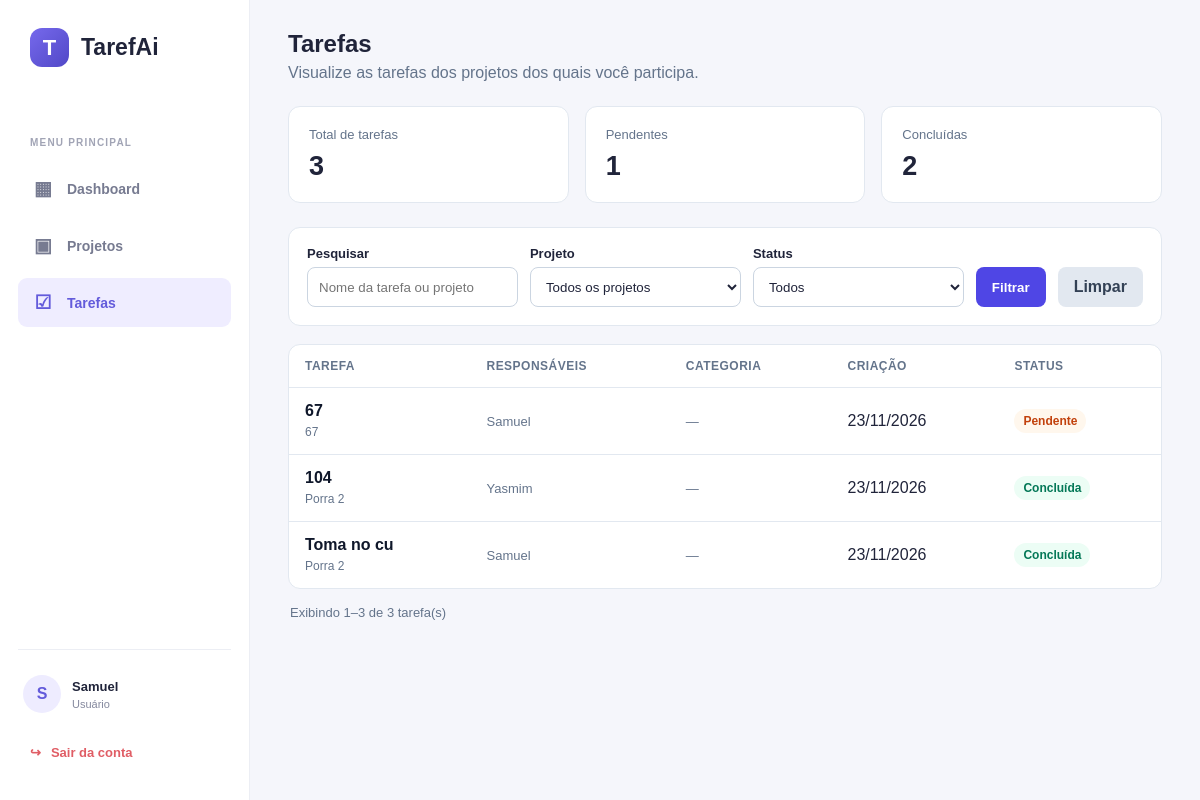
The page /pages/tarefas.php (signed in) on the database its author committed.
### tables this page shows
CREATE TABLE `tarefas` (
  `id` int(11) NOT NULL AUTO_INCREMENT,
  `id_projeto` int(11) NOT NULL,
  `nome` varchar(180) NOT NULL,
  `criado_em` datetime NOT NULL DEFAULT current_timestamp(),
  `completo_em` datetime DEFAULT NULL,
  `fechado_em` datetime DEFAULT NULL,
  PRIMARY KEY (`id`),
  KEY `id_projeto` (`id_projeto`),
  CONSTRAINT `tarefas_ibfk_1` FOREIGN KEY (`id_projeto`) REFERENCES `projetos` (`id`) ON DELETE CASCADE
);

CREATE TABLE `projetos` (
  `id` int(11) NOT NULL AUTO_INCREMENT,
  `nome` varchar(150) NOT NULL,
  `id_usuario_criador` int(11) NOT NULL,
  PRIMARY KEY (`id`),
  KEY `id_usuario_criador` (`id_usuario_criador`),
  CONSTRAINT `projetos_ibfk_1` FOREIGN KEY (`id_usuario_criador`) REFERENCES `usuarios` (`id`)
);

### pages/tarefas.php (the view, shortened to what this page needs)
<?php
require_once $_SERVER['DOCUMENT_ROOT'] . '/TarefAi/lib/database/connection.php';
$usuarioId = (int) $_SESSION['usuario_id'];
function tarefasEscapar($valor): string
{
    return htmlspecialchars((string) $valor, ENT_QUOTES, 'UTF-8');
}
function tarefasData(?string $data): string
{
    try {
        return (new DateTime($data))->format('d/m/Y');
    } catch (Throwable $e) {
        return '—';
    }
}
$busca = trim((string) ($_GET['busca'] ?? ''));
$status = (string) ($_GET['status'] ?? 'todas');
$projetoFiltro = filter_input(INPUT_GET, 'projeto', FILTER_VALIDATE_INT);
$pagina = max(1, (int) ($_GET['pagina'] ?? 1));
$limite = 10;
if (!$projetoFiltro || $projetoFiltro < 1) {
    $projetoFiltro = null;
}
$condicoes = [
    "(
        p.id_usuario_criador = :acesso_criador
        OR EXISTS (
            SELECT 1
            FROM gestores_projeto gp
            WHERE gp.id_projeto = p.id
              AND gp.id_usuario = :acesso_gestor
        )
        OR EXISTS (
            SELECT 1
            FROM participantes_projeto pp
            WHERE pp.id_projeto = p.id
              AND pp.id_usuario = :acesso_participante
        )
    )"
];
$parametros = [
    ':acesso_criador' => $usuarioId,
    ':acesso_gestor' => $usuarioId,
    ':acesso_participante' => $usuarioId,
];
$whereSql = implode(' AND ', $condicoes);
$sqlIndicadores = "
    SELECT
        COUNT(*) AS total,
        SUM(CASE WHEN t.completo_em IS NOT NULL THEN 1 ELSE 0 END) AS concluidas,
        SUM(CASE WHEN t.completo_em IS NULL THEN 1 ELSE 0 END) AS pendentes
    FROM tarefas t
    INNER JOIN projetos p ON p.id = t.id_projeto
    WHERE
        p.id_usuario_criador = :ind_criador
        OR EXISTS (
            SELECT 1 FROM gestores_projeto gp
            WHERE gp.id_projeto = p.id AND gp.id_usuario = :ind_gestor
        )
        OR EXISTS (
            SELECT 1 FROM participantes_projeto pp
            WHERE pp.id_projeto = p.id AND pp.id_usuario = :ind_participante
        )
";
$stmtIndicadores = $pdo->prepare($sqlIndicadores);
$stmtIndicadores->execute([
    ':ind_criador' => $usuarioId,
    ':ind_gestor' => $usuarioId,
    ':ind_participante' => $usuarioId,
]);
$indicadores = $stmtIndicadores->fetch() ?: [
    'total' => 0,
    'concluidas' => 0,
    'pendentes' => 0,
];
$totalTarefas = (int) ($indicadores['total'] ?? 0);
$totalConcluidas = (int) ($indicadores['concluidas'] ?? 0);
$totalPendentes = (int) ($indicadores['pendentes'] ?? 0);
$sqlContagem = "
    SELECT COUNT(*)
    FROM tarefas t
    INNER JOIN projetos p ON p.id = t.id_projeto
    WHERE $whereSql
";
$stmtContagem = $pdo->prepare($sqlContagem);
$stmtContagem->execute($parametros);
$totalFiltrado = (int) $stmtContagem->fetchColumn();
$totalPaginas = max(1, (int) ceil($totalFiltrado / $limite));
$pagina = min($pagina, $totalPaginas);
$offset = ($pagina - 1) * $limite;
$sqlTarefas = "
    SELECT
        t.id,
        t.nome,
        t.criado_em,
        t.completo_em,
        p.id AS projeto_id,
        p.nome AS projeto_nome,
        (
            SELECT GROUP_CONCAT(DISTINCT u.nome ORDER BY u.nome SEPARATOR ', ')
            FROM responsaveis r
            INNER JOIN usuarios u ON u.id = r.id_usuario
            WHERE r.id_tarefa = t.id
        ) AS responsaveis,
        (
            SELECT GROUP_CONCAT(DISTINCT c.nome ORDER BY c.nome SEPARATOR ', ')
            FROM categorias_aplicadas ca
            INNER JOIN categorias c ON c.id = ca.id_categoria
            WHERE ca.id_tarefa = t.id
              AND c.id_projeto = p.id
        ) AS categorias
    FROM tarefas t
    INNER JOIN projetos p ON p.id = t.id_projeto
    WHERE $whereSql
    ORDER BY
        CASE WHEN t.completo_em IS NULL THEN 0 ELSE 1 END ASC,
        t.criado_em DESC,
        t.id DESC
    LIMIT :limite OFFSET :offset
";
$stmtTarefas = $pdo->prepare($sqlTarefas);
foreach ($parametros as $chave => $valor) {
    $stmtTarefas->bindValue($chave, $valor);
}
$stmtTarefas->bindValue(':limite', $limite, PDO::PARAM_INT);
$stmtTarefas->bindValue(':offset', $offset, PDO::PARAM_INT);
$stmtTarefas->execute();
$tarefas = $stmtTarefas->fetchAll();
$primeiroItem = $totalFiltrado > 0 ? $offset + 1 : 0;
$ultimoItem = min($offset + $limite, $totalFiltrado);
?>
<!DOCTYPE html>
<html lang="pt-BR">
<head>
    <link rel="stylesheet" href="../css/dashboard.css">
</head>
<body>
<div class="dashboard-container">
    <?php
        require_once $_SERVER['DOCUMENT_ROOT'] . '/TarefAi/components/sidebar.php';
    ?>
    <main class="main-content">
        <section class="content tarefas-page">
            <div class="tarefas-header">
                <div>
                    <h1>Tarefas</h1>
                    <p>Visualize as tarefas dos projetos dos quais você participa.</p>
                </div>
            </div>
            <div class="tarefas-indicadores">
                <div class="tarefa-indicador">
                    <span>Total de tarefas</span>
                    <strong><?= $totalTarefas ?></strong>
                </div>
                <div class="tarefa-indicador">
                    <span>Pendentes</span>
                    <strong><?= $totalPendentes ?></strong>
                </div>
                <div class="tarefa-indicador">
                    <span>Concluídas</span>
                    <strong><?= $totalConcluidas ?></strong>
                </div>
            </div>
            <form method="GET" action="tarefas.php" class="tarefas-filtros">
                <div class="tarefas-campo">
                    <label for="busca">Pesquisar</label>
                    <input
                        type="search"
                        id="busca"
                        name="busca"
                        value="<?= tarefasEscapar($busca) ?>"
                        placeholder="Nome da tarefa ou projeto"
                    >
                </div>
                <div class="tarefas-campo">
                    <label for="projeto">Projeto</label>
                    <select id="projeto" name="projeto">
                        <option value="">Todos os projetos</option>
                    </select>
                </div>
                <div class="tarefas-campo">
                    <label for="status">Status</label>
                    <select id="status" name="status">
                        <option value="todas" <?= $status === 'todas' ? 'selected' : '' ?>>Todos</option>
                    </select>
                </div>
                <button type="submit" class="tarefas-botao">Filtrar</button>
                <a href="tarefas.php" class="tarefas-botao tarefas-botao-secundario">Limpar</a>
            </form>
            <div class="tarefas-tabela-container">
                <?php if (empty($tarefas)): ?>
                    <div class="tarefas-vazio">
                        <strong>Nenhuma tarefa encontrada</strong>
                        <p>
                            <?php if ($busca !== '' || $status !== 'todas' || $projetoFiltro !== null): ?>
                                Tente alterar os filtros para encontrar tarefas.
                            <?php else: ?>
                                Os projetos dos quais você participa ainda não possuem tarefas.
                            <?php endif; ?>
                        </p>
                    </div>
                <?php else: ?>
                    <table class="tarefas-tabela">
                        <thead>
                            <tr>
                                <th>Tarefa</th>
                                <th>Responsáveis</th>
                                <th>Categoria</th>
                                <th>Criação</th>
                                <th>Status</th>
                            </tr>
                        </thead>
                        <tbody>
                            <?php foreach ($tarefas as $tarefa): ?>
                                <?php $concluida = !empty($tarefa['completo_em']); ?>
                                <tr>
                                    <td>
                                        <a
                                            class="tarefa-nome"
                                            href="projeto.php?id=<?= (int) $tarefa['projeto_id'] ?>"
                                        >
                                            <?= tarefasEscapar($tarefa['nome']) ?>
                                        </a>
                                        <a
                                            class="tarefa-projeto"
                                            href="projeto.php?id=<?= (int) $tarefa['projeto_id'] ?>"
                                        >
                                            <?= tarefasEscapar($tarefa['projeto_nome']) ?>
                                        </a>
                                    </td>
                                    <td class="tarefa-responsaveis">
                                        <?= tarefasEscapar($tarefa['responsaveis'] ?: 'Não atribuído') ?>
                                    </td>
                                    <td class="tarefa-categorias">
                                        <?= tarefasEscapar($tarefa['categorias'] ?: '—') ?>
                                    </td>
                                    <td><?= tarefasEscapar(tarefasData($tarefa['criado_em'])) ?></td>
                                    <td>
                                        <span class="tarefa-status <?= $concluida ? 'tarefa-status-concluida' : 'tarefa-status-pendente' ?>">
                                            <?= $concluida ? 'Concluída' : 'Pendente' ?>
                                        </span>
                                    </td>
                                </tr>
                            <?php endforeach; ?>
                        </tbody>
                    </table>
                <?php endif; ?>
            </div>
            <div class="tarefas-rodape">
                <span>
                    Exibindo <?= $primeiroItem ?>–<?= $ultimoItem ?>
                    de <?= $totalFiltrado ?> tarefa(s)
                </span>
            </div>
        </section>
    </main>
</div>
</body>
</html>

### css/dashboard.css (style rules this page uses)
* { margin: 0; padding: 0; box-sizing: border-box; }
:root { --primary: #635bdb; --primary-dark: #5148c7; --background: #f5f6fb; --white: #ffffff; --text: #20243a; --text-light: #85899e; --border: #eceef4; --green: #16a779; --orange: #ed9c45; --blue: #4489e8; --purple: #8067df; }
body { font-family: Arial, Helvetica, sans-serif; background: var(--background); color: var(--text); }
a { text-decoration: none; color: inherit; }
.dashboard-container { display: flex; min-height: 100vh; }
.main-content { flex: 1; min-width: 0; padding: 30px 38px; }

### pages/tarefas.php (style rules this page uses)
.tarefas-page { width: 100%; min-width: 0; }
.tarefas-header { display: flex; align-items: flex-start; justify-content: space-between; gap: 16px; margin-bottom: 24px; }
.tarefas-header h1 { margin: 0 0 6px; }
.tarefas-header p { margin: 0; color: var(--text-secondary, #64748b); }
.tarefas-indicadores { display: grid; grid-template-columns: repeat(3, minmax(0, 1fr)); gap: 16px; margin-bottom: 24px; }
.tarefa-indicador { padding: 20px; border: 1px solid var(--border-color, #e2e8f0); border-radius: 12px; background: var(--card-bg, #fff); }
.tarefa-indicador span { display: block; color: var(--text-secondary, #64748b); font-size: 13px; margin-bottom: 8px; }
.tarefa-indicador strong { display: block; font-size: 27px; line-height: 1.2; }
.tarefas-filtros { display: flex; flex-wrap: wrap; align-items: end; gap: 12px; padding: 18px; margin-bottom: 18px; border: 1px solid var(--border-color, #e2e8f0); border-radius: 12px; background: var(--card-bg, #fff); }
.tarefas-campo { display: flex; flex: 1 1 180px; flex-direction: column; gap: 6px; }
.tarefas-campo label { font-size: 13px; font-weight: 600; }
.tarefas-campo input, .tarefas-campo select { width: 100%; min-height: 40px; padding: 8px 11px; border: 1px solid var(--border-color, #cbd5e1); border-radius: 8px; background: var(--input-bg, #fff); color: inherit; }
.tarefas-botao { min-height: 40px; padding: 8px 16px; border: 0; border-radius: 8px; background: var(--primary-color, #4f46e5); color: #fff; font-weight: 600; cursor: pointer; text-decoration: none; display: inline-flex; align-items: center; justify-content: center; }
.tarefas-botao-secundario { background: var(--surface-secondary, #e2e8f0); color: var(--text-primary, #334155); }
.tarefas-tabela-container { overflow-x: auto; border: 1px solid var(--border-color, #e2e8f0); border-radius: 12px; background: var(--card-bg, #fff); }
.tarefas-tabela { width: 100%; border-collapse: collapse; min-width: 760px; }
.tarefas-tabela th, .tarefas-tabela td { padding: 14px 16px; text-align: left; border-bottom: 1px solid var(--border-color, #e2e8f0); vertical-align: middle; }
.tarefas-tabela th { color: var(--text-secondary, #64748b); font-size: 12px; font-weight: 700; text-transform: uppercase; letter-spacing: .04em; }
.tarefas-tabela tbody tr:last-child td { border-bottom: 0; }
.tarefa-nome { display: block; color: var(--text-primary, #0f172a); font-weight: 600; text-decoration: none; }
.tarefa-projeto { display: inline-block; margin-top: 5px; color: var(--text-secondary, #64748b); font-size: 12px; text-decoration: none; }
.tarefa-status { display: inline-flex; align-items: center; padding: 5px 9px; border-radius: 999px; font-size: 12px; font-weight: 700; white-space: nowrap; }
.tarefa-status-pendente { background: #fff7ed; color: #c2410c; }
.tarefa-status-concluida { background: #ecfdf5; color: #047857; }
.tarefa-categorias, .tarefa-responsaveis { color: var(--text-secondary, #64748b); font-size: 13px; line-height: 1.5; }
.tarefas-rodape { display: flex; align-items: center; justify-content: space-between; flex-wrap: wrap; gap: 12px; padding: 16px 2px; color: var(--text-secondary, #64748b); font-size: 13px; }

### rows shown on the page
tarefas: nome "67", id_projeto.nome "67", responsaveis "Samuel", categorias "—", criado_em "23/11/2026", shows "Pendente"
tarefas: nome "104", id_projeto.nome "Porra 2", responsaveis "Yasmim", categorias "—", criado_em "23/11/2026", shows "Concluída"
tarefas: nome "Toma no cu", id_projeto.nome "Porra 2", responsaveis "Samuel", categorias "—", criado_em "23/11/2026", shows "Concluída"

### other values the page prints
sidebarEscapar($sidebarPrimeiraLetra) "S"
sidebarEscapar($sidebarNomeUsuario) "Samuel"
$totalTarefas "3"
$totalPendentes "1"
$totalConcluidas "2"
$primeiroItem "1"
$ultimoItem "3"
$totalFiltrado "3"
